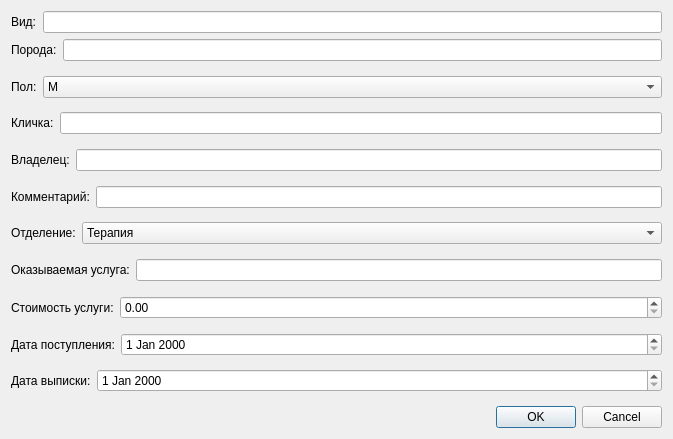
<?xml version="1.0" encoding="UTF-8"?>
<ui version="4.0">
 <class>AddRecordDialog</class>
 <widget class="QDialog" name="AddRecordDialog">
  <property name="geometry">
   <rect>
    <x>0</x>
    <y>0</y>
    <width>673</width>
    <height>439</height>
   </rect>
  </property>
  <property name="windowTitle">
   <string>Dialog</string>
  </property>
  <layout class="QVBoxLayout" name="verticalLayout">
   <item>
    <layout class="QHBoxLayout" name="horizontalLayout_2">
     <item>
      <widget class="QLabel" name="label_2">
       <property name="text">
        <string>Вид:</string>
       </property>
      </widget>
     </item>
     <item>
      <widget class="QLineEdit" name="type"/>
     </item>
    </layout>
   </item>
   <item>
    <layout class="QFormLayout" name="formLayout">
     <item row="0" column="0">
      <widget class="QLabel" name="label_3">
       <property name="text">
        <string>Порода:</string>
       </property>
      </widget>
     </item>
     <item row="0" column="1">
      <widget class="QLineEdit" name="breed"/>
     </item>
    </layout>
   </item>
   <item>
    <layout class="QFormLayout" name="formLayout_2">
     <item row="0" column="0">
      <widget class="QLabel" name="label_4">
       <property name="text">
        <string>Пол:</string>
       </property>
      </widget>
     </item>
     <item row="0" column="1">
      <widget class="QComboBox" name="gender">
       <item>
        <property name="text">
         <string>М</string>
        </property>
       </item>
       <item>
        <property name="text">
         <string>Ж</string>
        </property>
       </item>
      </widget>
     </item>
    </layout>
   </item>
   <item>
    <layout class="QFormLayout" name="formLayout_3">
     <item row="0" column="0">
      <widget class="QLabel" name="label_5">
       <property name="text">
        <string>Кличка:</string>
       </property>
      </widget>
     </item>
     <item row="0" column="1">
      <widget class="QLineEdit" name="pet"/>
     </item>
    </layout>
   </item>
   <item>
    <layout class="QFormLayout" name="formLayout_4">
     <item row="0" column="0">
      <widget class="QLabel" name="label_6">
       <property name="text">
        <string>Владелец:</string>
       </property>
      </widget>
     </item>
     <item row="0" column="1">
      <widget class="QLineEdit" name="owner"/>
     </item>
    </layout>
   </item>
   <item>
    <layout class="QFormLayout" name="formLayout_5">
     <item row="0" column="0">
      <widget class="QLabel" name="label_7">
       <property name="text">
        <string>Комментарий:</string>
       </property>
      </widget>
     </item>
     <item row="0" column="1">
      <widget class="QLineEdit" name="comment"/>
     </item>
    </layout>
   </item>
   <item>
    <layout class="QFormLayout" name="formLayout_6">
     <item row="0" column="0">
      <widget class="QLabel" name="label_8">
       <property name="text">
        <string>Отделение:</string>
       </property>
      </widget>
     </item>
     <item row="0" column="1">
      <widget class="QComboBox" name="department">
       <item>
        <property name="text">
         <string>Терапия</string>
        </property>
       </item>
       <item>
        <property name="text">
         <string>Стоматология</string>
        </property>
       </item>
       <item>
        <property name="text">
         <string>Неврология</string>
        </property>
       </item>
       <item>
        <property name="text">
         <string>Травматология</string>
        </property>
       </item>
       <item>
        <property name="text">
         <string>Хирургия</string>
        </property>
       </item>
       <item>
        <property name="text">
         <string>Офтальмология</string>
        </property>
       </item>
       <item>
        <property name="text">
         <string>Анализ крови с расшифровкой</string>
        </property>
       </item>
       <item>
        <property name="text">
         <string>Вакцинация</string>
        </property>
       </item>
       <item>
        <property name="text">
         <string>Кардиология и ЭКГ</string>
        </property>
       </item>
      </widget>
     </item>
    </layout>
   </item>
   <item>
    <layout class="QFormLayout" name="formLayout_7">
     <item row="0" column="0">
      <widget class="QLabel" name="label_9">
       <property name="text">
        <string>Оказываемая услуга:</string>
       </property>
      </widget>
     </item>
     <item row="0" column="1">
      <widget class="QLineEdit" name="service"/>
     </item>
    </layout>
   </item>
   <item>
    <layout class="QFormLayout" name="formLayout_8">
     <item row="0" column="0">
      <widget class="QLabel" name="label_10">
       <property name="text">
        <string>Стоимость услуги:</string>
       </property>
      </widget>
     </item>
     <item row="0" column="1">
      <widget class="QDoubleSpinBox" name="cost">
       <property name="maximum">
        <double>1000000.000000000000000</double>
       </property>
      </widget>
     </item>
    </layout>
   </item>
   <item>
    <layout class="QFormLayout" name="formLayout_9">
     <item row="0" column="0">
      <widget class="QLabel" name="label_11">
       <property name="text">
        <string>Дата поступления:</string>
       </property>
      </widget>
     </item>
     <item row="0" column="1">
      <widget class="QDateEdit" name="receipt"/>
     </item>
    </layout>
   </item>
   <item>
    <layout class="QFormLayout" name="formLayout_10">
     <item row="0" column="0">
      <widget class="QLabel" name="label_12">
       <property name="text">
        <string>Дата выписки:</string>
       </property>
      </widget>
     </item>
     <item row="0" column="1">
      <widget class="QDateEdit" name="discharge"/>
     </item>
    </layout>
   </item>
   <item>
    <layout class="QHBoxLayout" name="horizontalLayout_3">
     <item>
      <spacer name="horizontalSpacer_3">
       <property name="orientation">
        <enum>Qt::Horizontal</enum>
       </property>
       <property name="sizeHint" stdset="0">
        <size>
         <width>40</width>
         <height>20</height>
        </size>
       </property>
      </spacer>
     </item>
     <item>
      <widget class="QDialogButtonBox" name="buttonBox">
       <property name="standardButtons">
        <set>QDialogButtonBox::Cancel|QDialogButtonBox::Ok</set>
       </property>
      </widget>
     </item>
    </layout>
   </item>
  </layout>
 </widget>
 <resources/>
 <connections/>
</ui>
